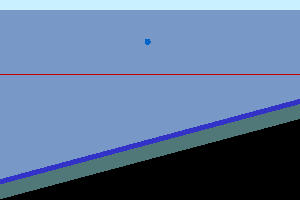
#> input picture EXAMPLES/dipping_bed.png, 300 x 200 px
$ python prjbuild.py --image_file EXAMPLES/dipping_bed.png
#> lines starting #> are read from the running program, lines starting #| are printed output that depends on the picture
#!/usr/bin/python
#
# This script will read an image and build the template project file template
# to be used in the seisarT program
#
# -----------------------------------------------------------------------------

import argparse
import numpy as np
import matplotlib.image as mpimg

# -------------------------- Command Line Arguments ---------------------------
parser = argparse.ArgumentParser(description="""The seisarT software requires a
	.PNG image that is used to construct the model domain for seismic and
	electromagnetic wave propagation. Given the image file, a project file
	will be constructed which contains all the necessary parameters to be
	read in to the finite differences time domain modeling schemes.""" )

parser.add_argument( '-i', '--image_file', nargs=1, type=str, required = True,
						help='the full file path for the image', default=None)

parser.add_argument( '-o', '--project_file', nargs=1, type=str, required = False,
	default = 'jordan_downs.prj',
	help = """name of output file path with extension .prj and excluding
				the full path directory""")


# Get the arguments
args = parser.parse_args()
image_file = ''.join(args.image_file)
project_file = ''.join(args.project_file)

new_line = '\n'
# ------------------------ Some Necessary Definitions -------------------------

def image2int(imfilename):
    # read the image
#> called with imfilename = 'EXAMPLES/dipping_bed.png'
    img = mpimg.imread(imfilename)
#> img is the input picture: shape (200, 300, 3) float32; mean R, G, B 0.373, 0.468, 0.608

    # Convert RGB to a single value
    rgb_int = np.array(65536*img[:,:,0] +  255*img[:,:,1] + img[:,:,2])
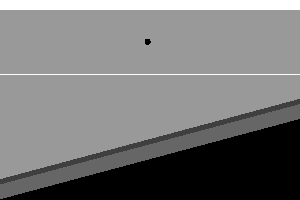
#> rgb_int: shape (200, 300) float64; min 0, max 51641.8, mean 24537.1; drawn with min black and max white

    # Get the unique values of the image
    rgb_uni = np.unique(rgb_int)
#> rgb_uni = [0, 100.8, 12901, 20680.8, 30993.3, 51400.8, 51641.8]

    # We want the unique rgb values too
    rgb = np.zeros( [len(rgb_uni), 3] )
#> rgb = [[0, 0, 0], [0, 0, 0], [0, 0, 0], [0, 0, 0], [0, 0, 0], [0, 0, 0], [0, 0, 0]]

    # reshape the image. We know it's three channels
    img_vect = np.zeros( [np.prod(rgb_int.shape), 3] )
    img_vect[:,0] = np.reshape(img[:, :, 0], np.prod(np.shape(img[:, :, 0]) ) )
    img_vect[:,1] =	np.reshape(img[:, :, 1], np.prod(np.shape(img[:, :, 1]) ) )
    img_vect[:,2] =	np.reshape(img[:, :, 2], np.prod(np.shape(img[:, :, 2]) ) )

    # mat_id = np.array( range(0, len(rgb_uni) ) )
    for ind in range(0, len(rgb_uni) ):
    	rgb_ind = np.reshape(rgb_int == rgb_uni[ind], [np.prod(rgb_int.shape)])
    	rgb[ind,:] = (img_vect[rgb_ind,:])[0,:]
    	rgb_int[ rgb_int == rgb_uni[ind] ] = ind
#> this loop made 7 passes
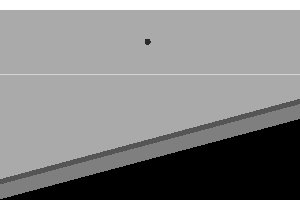
#> rgb_int: shape (200, 300) float64; min 0, max 6, mean 3.16; drawn with min black and max white
#> after the loop, rgb = [[0, 0, 0], [0, 0.392, 0.784], [0.196, 0.196, 0.784], [0.314, 0.471, 0.471], [0.471, 0.596, 0.784], [0.784, 0, 0], [0.784, 0.941, 1]]


    if np.max(rgb) <= 1.0:
    	rgb = rgb * 255
#> rgb = [[0, 0, 0], [0, 100, 200], [50, 50, 200], [80, 120, 120], [120, 152, 200], [200, 0, 0], [200, 240, 255]]
    	rgb = rgb.astype(int)

    return rgb_int.astype(int), rgb


# -------------------------------- Add a header -------------------------------
header_comment = """
# This is a project file template for the SEISART software. In order to run the
# model for seismic, electromagnetic or both, the required inputs must be
#
# Domain Input Values:
#	dim 		- STR; either '2' or '2.5' but default is '2'
#	nx,ny,nz 	- INT; the dimensions of the image. If dim = 2.5, and ny is
#			  empty then default ny=1
#	dx,dy,dz	- REAL; the spatial step size for each dimension in meters. If
#			  dim = 2.5 and dy is empty then default dy=min(dx,dz)
#
# Material Input Values:
#	id 		- INT; the identifier given to each unique rgb value as it
#			  is read into the computer. It's recommended to use this
#			  script to make sure it's sorted correctly.
#	R/G/B 		- STR; the 0-255 values for each color code.
#	Temperature 	- REAL; temperature in Celsius.
#	Attenuation 	- REAL; (placeholder) will be attenuation length soon.
#	Density 	- REAL; density in kg/m^3
#	Porosity 	- REAL; percent porosity
#	Water_Content 	- REAL; percent of pores that contain water
#	Anisotropic 	- BOOL; whether the material is anisotropic (True) or
#			  isotropic (False).
#	ANG_File 	- STR; if Anisotrpic is True then the full path to the
#			  .ang file is supplied. The .ang file is a delimited text
#			  file that contains the 3-by-n array of euler rotation
#			  angles in radians.
#
#		or alternatively...
#	C11-C66 	- REAL; the stiffness coefficients with the appropriate id
#	E11-E33,S11-S33	- REAL; the permittivity and conductivity coefficients and
#			  'id' value corresponding to the coefficients along the diagonal
#			  of their respective tensors.
#
#
# Source Input Values:
#	dt 		- REAL; dx/(2*maxvelcity)
#	steps 		- INT; the total number of time steps
#	x,y,z 		- REAL; locations in meters, +z is down, +y is into the screen
#	f0 		- REAL; center frequency for the guassian pulse function if
#			  'source_file' isn't supplied
#	theta 		- REAL; source orientation in the x-z plane,
#	phi 		- REAL; source orientation in the x-y plane for 2.5/3D only,
#	source_file	- STR; the pointer to the text file that contains the source
#			  timeseries as a steps-by-1 vector.
#
# Written by Steven Bernsen
# University of Maine
# -----------------------------------------------------------------------------

"""

# ---------------------------- Read the Image File ----------------------------
im, rgb = image2int(image_file)
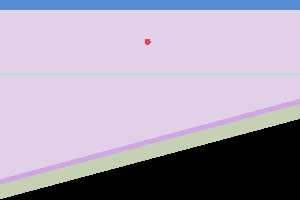
#> im: shape (200, 300) int64; 7 distinct labels, from 0 to 6; one colour per label, 0 black
im = im.transpose()
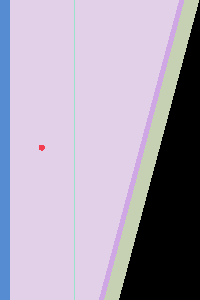
#> im: shape (300, 200) int64; 7 distinct labels, from 0 to 6; one colour per label, 0 black
mat_id = np.unique(im)
#> mat_id = [0, 1, 2, 3, 4, 5, 6]
# Start writing the project file. To allow for headers we will start all
# pertinant information after

with open(project_file, 'w') as prj:
	prj.write(header_comment)
	prj.write(new_line)
	prj.write('I,'+image_file+new_line)
	prj.write(new_line)


# ------------------------- Write Domain Parameters ---------------------------
dim = 'D,dim,2'
nx = 'D,nx,' + str(np.shape(im)[0])
#> nx = 'D,nx,300'
ny = 'D,ny,n/a'
nz = 'D,nz,' + str(np.shape(im)[1])
#> nz = 'D,nz,200'
dx = 'D,dx,'
dy = 'D,dy,n/a'
dz = 'D,dz,'
cpml = 'D,cpml,20'
nmat = 'D,nmats,' + str(len( np.unique(im) ))
#> nmat = 'D,nmats,7'
tfile = 'D,tfile,'
rundur = 'D,write,64'
with open(project_file, 'a') as prj:
	prj.write(dim+new_line)
	prj.write(nx+new_line)
	prj.write(ny+new_line)
	prj.write(nz+new_line)
	prj.write(dx+new_line)
	prj.write(dy+new_line)
	prj.write(dz+new_line)
	prj.write(cpml+new_line)
	prj.write(nmat+new_line)
	prj.write(tfile + new_line)
	prj.write(rundur + new_line)
	prj.write(new_line)


# ------------------------- Write Material Parameters -------------------------

header = ("# number, id, R/G/B, Temperature, Attenuation, Density, Porosity, "
				"Water_Content, Anisotropic, ANG_File")


with open(project_file, 'a') as prj:
	i = 0

	prj.write(header + new_line )
	for x in mat_id:
		ln = ('M,' + str(x) + ',,' + str(rgb[x,0])  + '/' +
			str(rgb[x,1]) + '/' + str(rgb[x,2]) +
			',,,,,,,')
		prj.write( ln + new_line)
#> this loop made 7 passes
#> ln on passes 1 to 7: 'M,0,,0/0/0,,,,,,,', 'M,1,,0/100/200,,,,,,,', 'M,2,,50/50/200,,,,,,,', 'M,3,,80/120/120,,,,,,,', 'M,4,,120/152/200,,,,,,,', 'M,5,,200/0/0,,,,,,,', 'M,6,,200/240/255,,,,,,,'

	prj.write(new_line)


# ------------------------- Write Seismic Parameters --------------------------
dt = 'dt,'
steps = 'time_steps,'
x = 'x,'
y = 'y,'
z = 'z,'
f0 = 'f0,'
theta = 'theta,0'
phi = 'phi,0'
source_file='source_file,'

comm = '# The source parameters for the seismic model'
header = '# id, C11, C12, C13, C22, C23, C33, C44, C55, C66, rho'

with open(project_file, 'a') as prj:
	i = 0
	prj.write(comm + new_line)
	prj.write('S,' + dt + new_line)
	prj.write('S,' + steps + new_line)
	prj.write('S,' + x + new_line)
	prj.write('S,' + y + new_line)
	prj.write('S,' + z + new_line)
	prj.write('S,' + f0 + new_line)
	prj.write('S,' + theta + new_line)
	prj.write('S,' + phi + new_line)
	prj.write(new_line)

	prj.write(header + new_line )
	for ind in mat_id:
		prj.write( 'C,' + str(ind) + ',,,,,,,,,,' + new_line)

	prj.write(new_line)


# -------------------------- Write Radar Parameters ---------------------------

comm = '# The source parameters for the elecromagnetic model'
header = '# id, e11, e22, e33, s11, s22, s33'

with open(project_file, 'a') as prj:
	i = 0

	prj.write(comm + new_line)
	prj.write('E,' + dt + new_line)
	prj.write('E,' + steps + new_line)
	prj.write('E,' + x + new_line)
	prj.write('E,' + y + new_line)
	prj.write('E,' + z + new_line)
	prj.write('E,' + f0 + new_line)
	prj.write('E,' + theta + new_line)
	prj.write('E,' + phi + new_line)

	prj.write(new_line)

	prj.write(header + new_line )
	for ind in mat_id:
		prj.write( 'P,' + str(ind) + ',,,,,,,,,,' + new_line)

	prj.write(new_line)


# -------------------------- Optional Arguments ---------------------------
# comm = '# The optional arguments'
